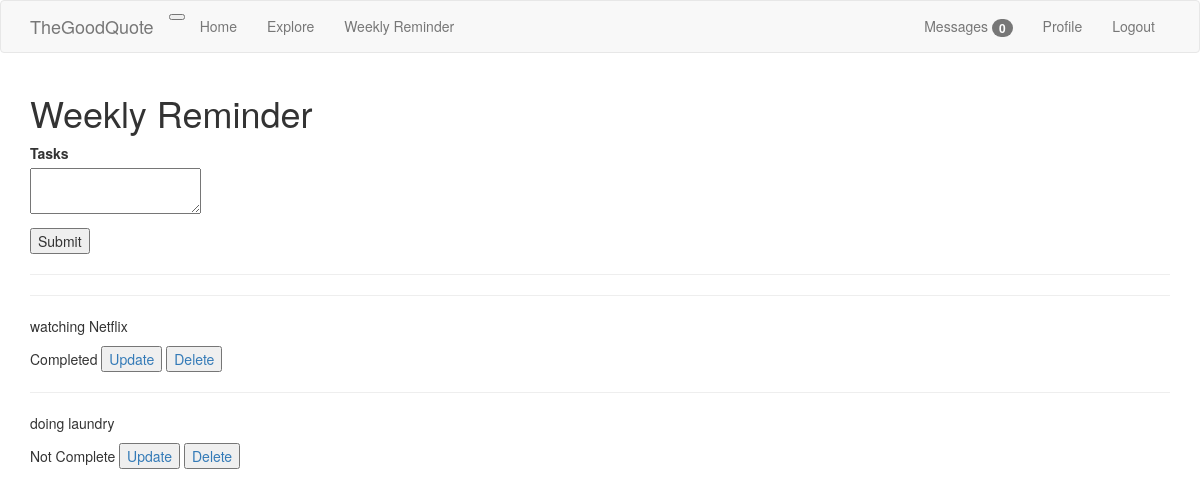
/todo (signed in), run on an earlier commit of the app's database.
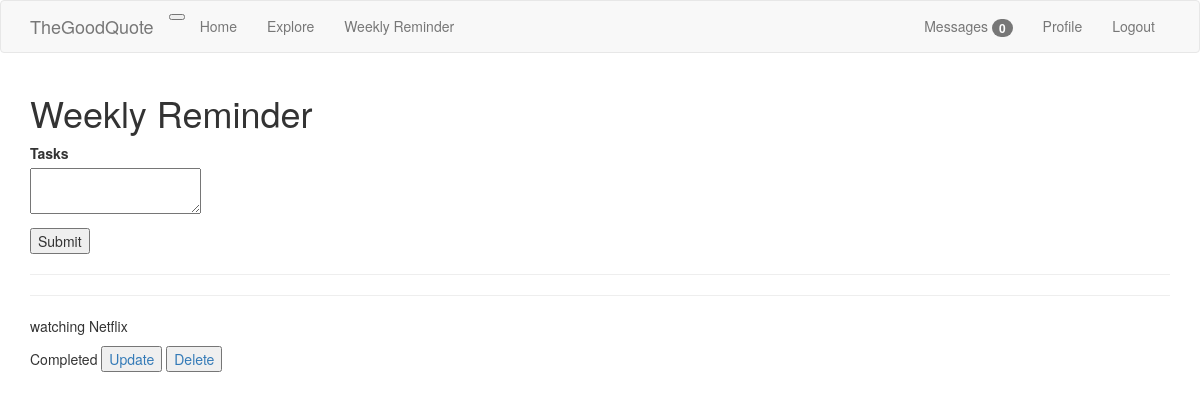
And on a later commit of the database.
### app/models.py (models this page shows, shortened)
class Todo(db.Model):
    id = db.Column(db.Integer, primary_key=True)
    title = db.Column(db.String(100))
    complete = db.Column(db.Boolean)
    user_id = db.Column(db.Integer, db.ForeignKey('user.id'))

### app/routes.py (the view)
@app.route('/todo', methods=['GET', 'POST'])
@login_required
def todo():
    todo_list = Todo.query.all()
    form = TodoForm()
    if form.validate_on_submit():
        current_user.todo = form.todo.data
    return render_template('todo.html', form=form, todo_list=todo_list)

### app/forms.py
class TodoForm(FlaskForm):
    todo = TextAreaField('Tasks', validators=[DataRequired(), Length(min=1, max=40)])
    submit = SubmitField('Submit')

### app/models.py (called while the page is built)
@login.user_loader
def load_user(id):
    return User.query.get(int(id))

    def new_messages(self):
        last_read_time = self.last_message_read_time or datetime(1900, 1, 1)
        return Message.query.filter_by(recipient=self).filter(
            Message.timestamp > last_read_time).count()

### app/routes.py (called while the page is built)
@app.before_request
def before_request():
    if current_user.is_authenticated:
        current_user.last_seen = datetime.utcnow()
        db.session.commit()

### app/templates/todo.html (shortened to what this page needs)
{% extends 'base.html' %}
{% import 'bootstrap/wtf.html' as wtf %}
{% block app_content %}
    <h1>Weekly Reminder</h1>
    <form action="/add" method="post">
        <p>
            {{ form.todo.label }}<br>
            {{ form.todo(size=32) }}<br>
        </p>
        <p>{{ form.submit() }}</p>
    </form>
    <hr>
    {% for todo in todo_list %}
    <hr>
    <p>{{ todo.title }}</p>
    {% if todo.complete == False %}
    <span>Not Complete</span>
    {% else %}
    <span>Completed</span>
    {% endif %}
    <button type="button">
        <a href="/update/{{ todo.id }}">Update</a>
    </button>
    <button>
        <a href="/delete/{{ todo.id }}">Delete</a>
    </button>
    {% endfor %}
{% endblock %}

What changed in the data, as far as the page shows it:
removed Todo: title "doing laundry", complete "Not Complete"
